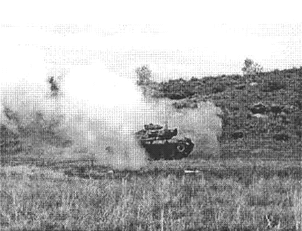
%> input picture tank01.bmp, 302 x 231 px
$ octave test.m   (GNU Octave 9; MATLAB toolbox functions it lacks are replaced by stand-ins)
%> lines starting %> are read from the running program, lines starting %| are printed output that depends on the picture
close all;clear all;clc;
I=imread('tank01.bmp');
%> I is the input picture: size 231x302 uint8; min 26, max 255, mean 177.1
G=imread('tank02.bmp');
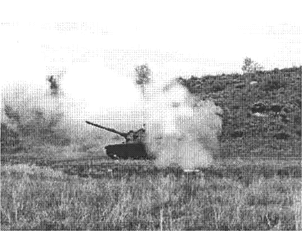
%> input picture tank02.bmp, 302 x 231 px
%> G is the input picture: size 231x302 uint8; min 24, max 255, mean 178.6
[i j]=size(I);
%> i = 231; j = 302
k=zeros(i,j);
k=uint8(k);
for m=1:i
    for n=1:j
        k(m,n)=0.5*((I(m,n))+(G(m,n)));
        if I(m,n)<G(m,n)
            I(m,n)=I(m,n);
        else
            I(m,n)=G(m,n);
        %k(m,n)=min(I(m,n),G(m,n));
        end
    end
end
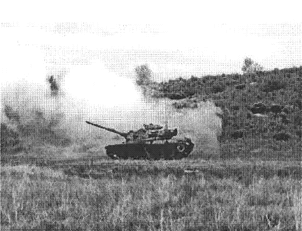
%> I: size 231x302 uint8; min 24, max 255, mean 168.8
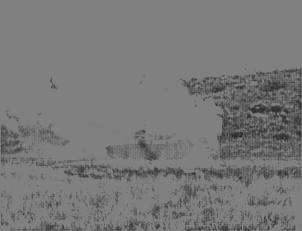
%> k: size 231x302 uint8; min 38, max 128, mean 120
figure ; imshow(I);
figure ;imshow(k);
